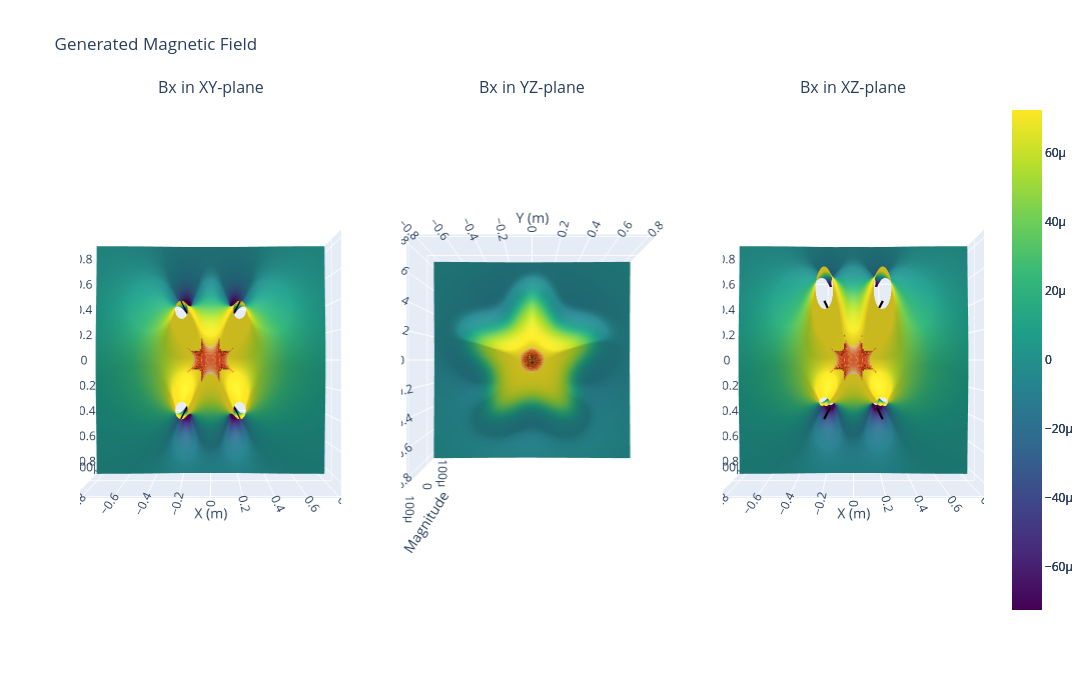

The code cell stored with this chart in its notebook:
### Code cell
hplot.simple_3d_surface_plot(x_coil_results_st,spires_x_st,'Bx',True)

### Figure 1 — Plotly figure (JSON) as saved in the notebook; plotly's stock layout.template omitted (floating-point values rounded to 4 significant figures; data arrays with more than 128 entries replaced by an {"elided": "..."} marker saying what was removed)
{"data": [{"cmax": 7.251e-05, "cmin": -7.251e-05, "colorscale": [[0, "#440154"], [0.1111, "#482878"], [0.2222, "#3e4989"], [0.3333, "#31688e"], [0.4444, "#26828e"], [0.5556, "#1f9e89"], [0.6667, "#35b779"], [0.7778, "#6ece58"], [0.8889, "#b5de2b"], [1, "#fde725"]], "scene": "scene", "showscale": true, "type": "surface", "x": {"elided": "163x161 float values"}, "y": {"elided": "163x161 float values"}, "z": {"elided": "163x161 float values"}}, {"colorscale": [[0, "rgb(255,245,240)"], [0.125, "rgb(254,224,210)"], [0.25, "rgb(252,187,161)"], [0.375, "rgb(252,146,114)"], [0.5, "rgb(251,106,74)"], [0.625, "rgb(239,59,44)"], [0.75, "rgb(203,24,29)"], [0.875, "rgb(165,15,21)"], [1, "rgb(103,0,13)"]], "name": "Low Variation (<0.5%) Region", "opacity": 1, "scene": "scene", "showscale": false, "type": "surface", "x": {"elided": "47x49 float values"}, "y": {"elided": "47x49 float values"}, "z": {"elided": "47x49 float values"}}, {"legendgroup": "X-spires (m)", "line": {"color": "black", "width": 4}, "mode": "lines", "name": "X-spires (m)", "scene": "scene", "showlegend": true, "type": "scatter3d", "x": {"elided": "400 float values"}, "y": {"elided": "400 float values"}, "z": {"elided": "400 float values"}}, {"legendgroup": "X-spires (m)", "line": {"color": "black", "width": 4}, "mode": "lines", "scene": "scene", "showlegend": false, "type": "scatter3d", "x": {"elided": "400 float values"}, "y": {"elided": "400 float values"}, "z": {"elided": "400 float values"}}, {"cmax": 7.251e-05, "cmin": -7.251e-05, "colorscale": [[0, "#440154"], [0.1111, "#482878"], [0.2222, "#3e4989"], [0.3333, "#31688e"], [0.4444, "#26828e"], [0.5556, "#1f9e89"], [0.6667, "#35b779"], [0.7778, "#6ece58"], [0.8889, "#b5de2b"], [1, "#fde725"]], "scene": "scene2", "showscale": true, "type": "surface", "x": {"elided": "163x163 float values"}, "y": {"elided": "163x163 float values"}, "z": {"elided": "163x163 float values"}}, {"colorscale": [[0, "rgb(255,245,240)"], [0.125, "rgb(254,224,210)"], [0.25, "rgb(252,187,161)"], [0.375, "rgb(252,146,114)"], [0.5, "rgb(251,106,74)"], [0.625, "rgb(239,59,44)"], [0.75, "rgb(203,24,29)"], [0.875, "rgb(165,15,21)"], [1, "rgb(103,0,13)"]], "name": "Low Variation (<0.5%) Region", "opacity": 1, "scene": "scene2", "showscale": false, "type": "surface", "x": {"elided": "20x20 float values"}, "y": {"elided": "20x20 float values"}, "z": {"elided": "20x20 float values"}}, {"legendgroup": "X-spires (m)", "line": {"color": "black", "width": 4}, "mode": "lines", "name": "X-spires (m)", "scene": "scene2", "showlegend": true, "type": "scatter3d", "x": {"elided": "400 float values"}, "y": {"elided": "400 float values"}, "z": {"elided": "400 float values"}}, {"legendgroup": "X-spires (m)", "line": {"color": "black", "width": 4}, "mode": "lines", "scene": "scene2", "showlegend": false, "type": "scatter3d", "x": {"elided": "400 float values"}, "y": {"elided": "400 float values"}, "z": {"elided": "400 float values"}}, {"cmax": 7.251e-05, "cmin": -7.251e-05, "colorscale": [[0, "#440154"], [0.1111, "#482878"], [0.2222, "#3e4989"], [0.3333, "#31688e"], [0.4444, "#26828e"], [0.5556, "#1f9e89"], [0.6667, "#35b779"], [0.7778, "#6ece58"], [0.8889, "#b5de2b"], [1, "#fde725"]], "scene": "scene3", "showscale": true, "type": "surface", "x": {"elided": "163x161 float values"}, "y": {"elided": "163x161 float values"}, "z": {"elided": "163x161 float values"}}, {"colorscale": [[0, "rgb(255,245,240)"], [0.125, "rgb(254,224,210)"], [0.25, "rgb(252,187,161)"], [0.375, "rgb(252,146,114)"], [0.5, "rgb(251,106,74)"], [0.625, "rgb(239,59,44)"], [0.75, "rgb(203,24,29)"], [0.875, "rgb(165,15,21)"], [1, "rgb(103,0,13)"]], "name": "Low Variation (<0.5%) Region", "opacity": 1, "scene": "scene3", "showscale": false, "type": "surface", "x": {"elided": "53x51 float values"}, "y": {"elided": "53x51 float values"}, "z": {"elided": "53x51 float values"}}, {"legendgroup": "X-spires (m)", "line": {"color": "black", "width": 4}, "mode": "lines", "name": "X-spires (m)", "scene": "scene3", "showlegend": true, "type": "scatter3d", "x": {"elided": "400 float values"}, "y": {"elided": "400 float values"}, "z": {"elided": "400 float values"}}, {"legendgroup": "X-spires (m)", "line": {"color": "black", "width": 4}, "mode": "lines", "scene": "scene3", "showlegend": false, "type": "scatter3d", "x": {"elided": "400 float values"}, "y": {"elided": "400 float values"}, "z": {"elided": "400 float values"}}], "layout": {"annotations": [{"font": {"size": 16}, "showarrow": false, "text": "Bx in XY-plane", "x": 0.1444, "xanchor": "center", "xref": "paper", "y": 1, "yanchor": "bottom", "yref": "paper"}, {"font": {"size": 16}, "showarrow": false, "text": "Bx in YZ-plane", "x": 0.5, "xanchor": "center", "xref": "paper", "y": 1, "yanchor": "bottom", "yref": "paper"}, {"font": {"size": 16}, "showarrow": false, "text": "Bx in XZ-plane", "x": 0.8556, "xanchor": "center", "xref": "paper", "y": 1, "yanchor": "bottom", "yref": "paper"}], "height": 700, "scene": {"camera": {"eye": {"x": 0, "y": 0, "z": 3}, "up": {"x": 0, "y": 1, "z": 0}}, "domain": {"x": [0, 0.2889], "y": [0, 1]}, "xaxis": {"title": {"text": "X (m)"}}, "yaxis": {"title": {"text": "Y (m)"}}, "zaxis": {"range": [-0.0001088, 0.0001088], "title": {"text": "Magnitude"}}}, "scene2": {"camera": {"eye": {"x": 0, "y": 0, "z": 3}, "up": {"x": 0, "y": 1, "z": 0}}, "domain": {"x": [0.3556, 0.6444], "y": [0, 1]}, "xaxis": {"title": {"text": "Y (m)"}}, "yaxis": {"title": {"text": "Z (m)"}}, "zaxis": {"range": [-0.0001088, 0.0001088], "title": {"text": "Magnitude"}}}, "scene3": {"camera": {"eye": {"x": 0, "y": 0, "z": 3}, "up": {"x": 0, "y": 1, "z": 0}}, "domain": {"x": [0.7111, 1], "y": [0, 1]}, "xaxis": {"title": {"text": "X (m)"}}, "yaxis": {"title": {"text": "Z (m)"}}, "zaxis": {"range": [-0.0001088, 0.0001088], "title": {"text": "Magnitude"}}}, "showlegend": false, "title": {"text": "Generated Magnetic Field"}, "width": 1800}}
